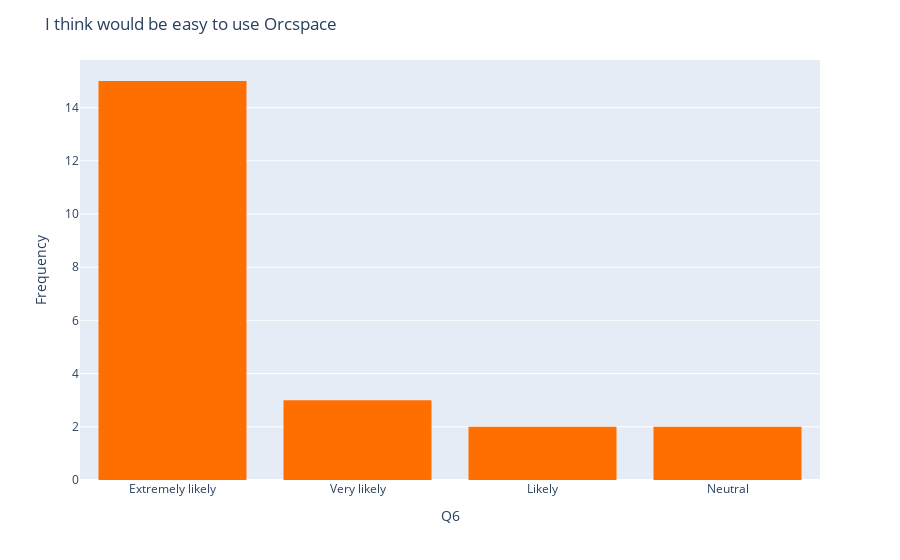

The notebook cell this image was saved under:
### Code cell
import plotly.express as px
import pandas as pd

# Load the dataset
df = pd.read_csv("results.csv")

# Plot the bar chart with a custom color
fig = px.histogram(
    df, 
    x="Q7", 
    color_discrete_sequence=["#FF6F00"],  # Change this to any color hex or name
    nbins=30,
    category_orders={"Q7":["Extremely likely", "Very likely", "Likely", "Neutral", "Unlikely", "Very unlikely", "Extremely unlikely"]}

    
)

fig.update_layout(
    title=dict(
        text="I think would be easy to use Orcspace",
        #align="auto"
    ),
    xaxis=dict(
        title=dict(
            text="Q6"
        )
    ),
    yaxis=dict(
        title=dict(
            text="Frequency"
        )
    ),
   
)

fig.show()

### Figure 1 — Plotly figure (JSON) as saved in the notebook; plotly's stock layout.template omitted (floating-point values rounded to 4 significant figures)
{"data": [{"alignmentgroup": "True", "bingroup": "x", "hovertemplate": "Q7=%{x}<br>count=%{y}<extra></extra>", "legendgroup": "", "marker": {"color": "#FF6F00", "pattern": {"shape": ""}}, "name": "", "nbinsx": 30, "offsetgroup": "", "orientation": "v", "showlegend": false, "type": "histogram", "x": ["Very likely", "Extremely likely", "Extremely likely", "Extremely likely", "Likely", "Extremely likely", "Extremely likely", "Extremely likely", "Extremely likely", "Extremely likely", "Extremely likely", "Extremely likely", "Extremely likely", "Very likely", "Neutral", "Likely", "Extremely likely", "Neutral", "Extremely likely", "Very likely", "Extremely likely", "Extremely likely"], "xaxis": "x", "yaxis": "y"}], "layout": {"autosize": true, "barmode": "relative", "legend": {"tracegroupgap": 0}, "margin": {"t": 60}, "title": {"text": "I think would be easy to use Orcspace"}, "xaxis": {"anchor": "y", "autorange": true, "categoryarray": ["Extremely likely", "Very likely", "Likely", "Neutral", "Unlikely", "Very unlikely", "Extremely unlikely"], "categoryorder": "array", "domain": [0, 1], "range": [-0.5, 3.5], "title": {"text": "Q6"}, "type": "category"}, "yaxis": {"anchor": "x", "autorange": true, "domain": [0, 1], "range": [0, 15.79], "title": {"text": "Frequency"}}}}
